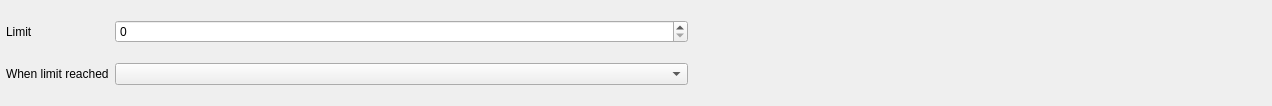
<?xml version="1.0" encoding="UTF-8"?>
<ui version="4.0">
 <class>Form</class>
 <widget class="QWidget" name="Form">
  <property name="geometry">
   <rect>
    <x>0</x>
    <y>0</y>
    <width>1272</width>
    <height>106</height>
   </rect>
  </property>
  <property name="sizePolicy">
   <sizepolicy hsizetype="MinimumExpanding" vsizetype="Fixed">
    <horstretch>0</horstretch>
    <verstretch>0</verstretch>
   </sizepolicy>
  </property>
  <property name="windowTitle">
   <string>Form</string>
  </property>
  <layout class="QGridLayout" name="gridLayout">
   <property name="sizeConstraint">
    <enum>QLayout::SetMinimumSize</enum>
   </property>
   <property name="leftMargin">
    <number>6</number>
   </property>
   <property name="topMargin">
    <number>6</number>
   </property>
   <property name="rightMargin">
    <number>6</number>
   </property>
   <property name="bottomMargin">
    <number>6</number>
   </property>
   <item row="3" column="0" colspan="3">
    <spacer name="horizontalSpacer">
     <property name="sizePolicy">
      <sizepolicy hsizetype="MinimumExpanding" vsizetype="Minimum">
       <horstretch>0</horstretch>
       <verstretch>0</verstretch>
      </sizepolicy>
     </property>
     <property name="orientation">
      <enum>Qt::Horizontal</enum>
     </property>
     <property name="sizeType">
      <enum>QSizePolicy::MinimumExpanding</enum>
     </property>
     <property name="sizeHint" stdset="0">
      <size>
       <width>40</width>
       <height>1</height>
      </size>
     </property>
    </spacer>
   </item>
   <item row="1" column="0">
    <widget class="QLabel" name="label">
     <property name="sizePolicy">
      <sizepolicy hsizetype="Maximum" vsizetype="Preferred">
       <horstretch>0</horstretch>
       <verstretch>0</verstretch>
      </sizepolicy>
     </property>
     <property name="font">
      <font>
       <weight>50</weight>
       <bold>false</bold>
      </font>
     </property>
     <property name="text">
      <string>Limit</string>
     </property>
    </widget>
   </item>
   <item row="2" column="0">
    <widget class="QLabel" name="label_2">
     <property name="font">
      <font>
       <weight>50</weight>
       <bold>false</bold>
      </font>
     </property>
     <property name="text">
      <string>When limit reached</string>
     </property>
    </widget>
   </item>
   <item row="2" column="1">
    <widget class="QComboBox" name="cbActionOnLimit">
     <property name="toolTip">
      <string>&lt;html&gt;&lt;head/&gt;&lt;body&gt;&lt;p&gt;When limit is reached, what to do:&lt;/p&gt;&lt;p&gt;- Display a warning and return nothing&lt;/p&gt;&lt;p&gt;- Display a warning and return maximum number of found files in given limit&lt;/p&gt;&lt;/body&gt;&lt;/html&gt;</string>
     </property>
    </widget>
   </item>
   <item row="1" column="1">
    <widget class="QSpinBox" name="sbLimit">
     <property name="toolTip">
      <string>&lt;html&gt;&lt;head/&gt;&lt;body&gt;&lt;p&gt;Maximum number of files returned as result&lt;/p&gt;&lt;p&gt;&lt;span style=&quot; font-style:italic;&quot;&gt;(0 = no limit)&lt;/span&gt;&lt;/p&gt;&lt;/body&gt;&lt;/html&gt;</string>
     </property>
     <property name="minimum">
      <number>0</number>
     </property>
     <property name="maximum">
      <number>99999999</number>
     </property>
    </widget>
   </item>
  </layout>
 </widget>
 <resources/>
 <connections/>
</ui>
